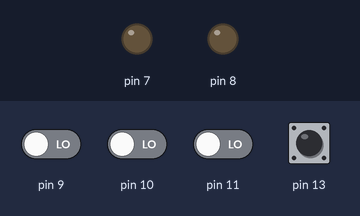
This sketch was run on a simulated Arduino Uno, built with avr-gcc and run on an emulated ATmega328P. Shown: output pins drawn as LEDs (lit = HIGH). Inputs (shaded band) come from the test bench; at power-on: pin 13 HIGH, pin 9–11 LOW.

Above: at 1.2 s.
1.3 s: pin 9 driven HIGH
At 2.3 s:
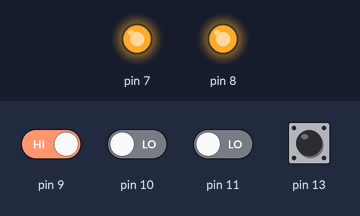
2.8 s: pin 10 driven HIGH
At 3.4 s:
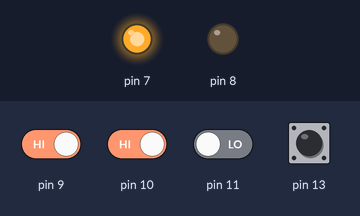
4.3 s: pin 10 driven LOW
At 4.6 s:
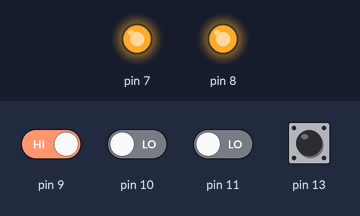
5.8 s: pin 9 driven LOW
At 6.9 s:
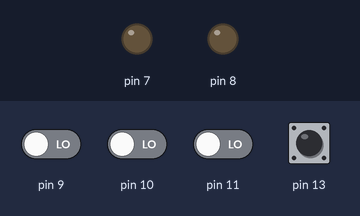
7.3 s: pin 11 driven HIGH
At 8.0 s:
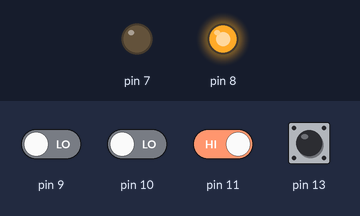
Timing chart, 0 to 9.8 s (numbered marks = the images above; inputs shaded):
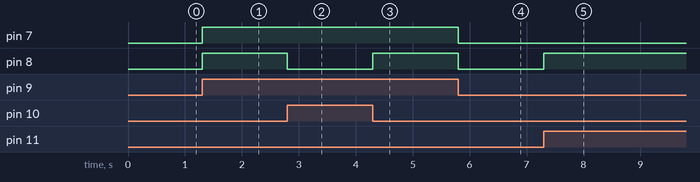

Measured:
- after the input at 1.3 s, pin 7, pin 8: LOW → HIGH at once
- after the input at 2.8 s, pin 8: HIGH → LOW at once
- after the input at 4.3 s, pin 8: LOW → HIGH at once
- after the input at 5.8 s, pin 7, pin 8: HIGH → LOW at once
- after the input at 7.3 s, pin 8: LOW → HIGH at once

The sketch:

task4.2.ino
```cpp
byte A,B,C;
byte a;
void setup() {
  // put your setup code here, to run once:

  pinMode(13, INPUT);
  pinMode(11, INPUT);
  pinMode(10, INPUT);
  pinMode(9, INPUT);

  pinMode(8, OUTPUT);
  pinMode(7, OUTPUT);
}


void loop() {
  // put your main code here, to run repeatedly:
  a=digitalRead(13);
  A=digitalRead(11);
  B=digitalRead(10);
  C=digitalRead(9);

  if(a==LOW){
    digitalWrite(8, A^B);
    digitalWrite(7, (!A)&B);
  }
  else{
    digitalWrite(8, A^B^C);
    digitalWrite(7, (B&C)|(!A)&(B|C));
  }

}
```
